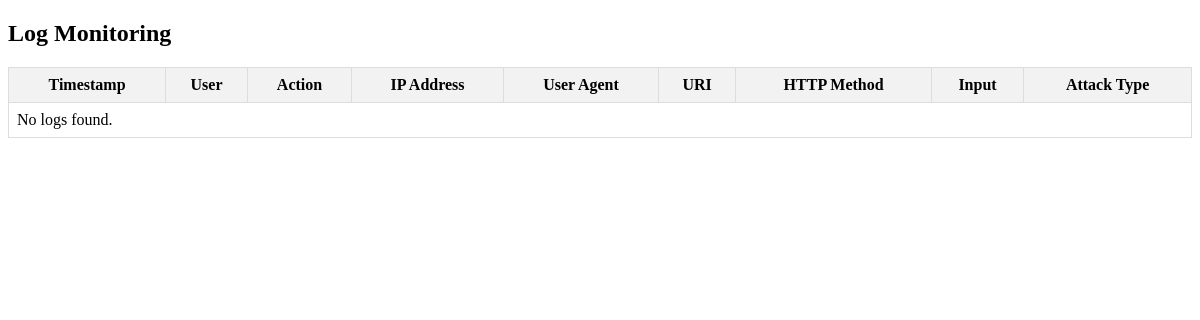
/logs/, run on an earlier commit of the app's database.
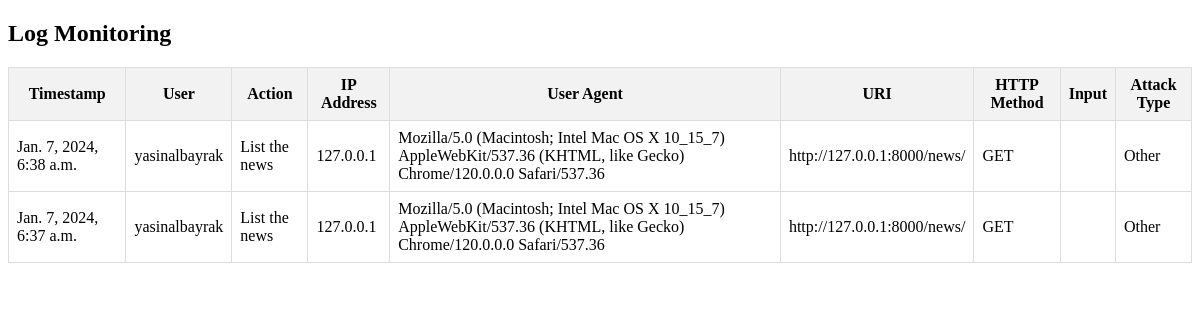
And on a later commit of the database.
### russianNews/models.py (models this page shows, shortened)
class LogEntry(models.Model):
    ATTACK_TYPES = [
        ('PS', 'Port Scan'),
        ('ID', 'Information Disclosure'),
        ('RCE', 'Remote Code Execution'),
        ('OTH', 'Other')
    ]
    created_at = models.DateTimeField(auto_now_add=True)
    user = models.ForeignKey(settings.AUTH_USER_MODEL, on_delete=models.SET_NULL, null=True, blank=True)
    action = models.CharField(max_length=255, null=True)
    ip_address = models.GenericIPAddressField(null=True)
    user_agent = models.TextField(null=True)
    absolute_uri = models.URLField(null=True)
    http_method = models.CharField(max_length=10, null=True)
    input = models.CharField(max_length=255, null=True)
    attackType = models.CharField(max_length=3, choices=ATTACK_TYPES, blank=True, null=True)

class User(AbstractBaseUser, PermissionsMixin):
    ADMIN = 'admin'
    USER = 'user'
    ROLE_CHOICES = [
        (ADMIN, 'Admin'),
        (USER, 'User'),
    ]
    firstname = models.CharField(max_length=100)
    lastname = models.CharField(max_length=100)
    username = models.CharField(max_length=100, unique=True)
    password = models.CharField(max_length=100)
    role = models.CharField(max_length=10, choices=ROLE_CHOICES, default=USER)
    is_active = models.BooleanField(default=True)
    is_staff = models.BooleanField(default=False)
    objects = UserManager()
    USERNAME_FIELD = 'username'
    REQUIRED_FIELDS = []
    groups = models.ManyToManyField(
        'auth.Group',
        verbose_name='groups',
        blank=True,
        related_name="user_set_custom",  # Custom related_name
        help_text='The groups this user belongs to. A user will get all permissions granted to each of their groups.',
    )
    user_permissions = models.ManyToManyField(
        'auth.Permission',
        verbose_name='user permissions',
        blank=True,
        related_name="user_set_custom",  # Custom related_name
        help_text='Specific permissions for this user.',
    )
    def __str__(self):
        return self.username
    class Meta:
        verbose_name = 'user'
        verbose_name_plural = 'users'

### russianNews/views.py (the view)
# urls.py: path('logs/', views.display_logs, name='display_logs'),
def display_logs(request):
    logs = LogEntry.objects.exclude(
        ip_address__isnull=True).order_by('-created_at')
    return render(request, 'logs_display.html', {'logs': logs})

### russianNews/templates/logs_display.html (shortened to what this page needs)
<!DOCTYPE html>
<html lang="en">
<head>
</head>
<body>
    <h2>Log Monitoring</h2>
    <table>
        <tr>
            <th>Timestamp</th>
            <th>User</th>
            <th>Action</th>
            <th>IP Address</th>
            <th>User Agent</th>
            <th>URI</th>
            <th>HTTP Method</th>
            <th>Input</th>
            <th>Attack Type</th>
        </tr>
        {% for log in logs %}
        <tr>
            <td>{{ log.created_at }}</td>
            <td>{{ log.user }}</td>
            <td>{{ log.action }}</td>
            <td>{{ log.ip_address }}</td>
            <td>{{ log.user_agent }}</td>
            <td>{{ log.absolute_uri }}</td>
            <td>{{ log.http_method }}</td>
            <td>{{ log.input }}</td>
            <td>{{ log.get_attackType_display }}</td>
        </tr>
        {% empty %}
        <tr>
            <td colspan="9">No logs found.</td>
        </tr>
        {% endfor %}
    </table>
</body>
</html>

What changed in the data, as far as the page shows it:
added LogEntry: created_at "Jan. 7, 2024, 6:38 a.m.", user "yasinalbayrak", action "List the news", ip_address "127.0.0.1", user_agent "Mozilla/5.0 (Macintosh; Intel Mac OS X 10_15_7) AppleWebKit/537.36 (KHTML, like Gecko) Chrome/120.0.0.0 Safari/537.36", absolute_uri "http://127.0.0.1:8000/news/", http_method "GET", attackType "Other"
added LogEntry: created_at "Jan. 7, 2024, 6:37 a.m.", user "yasinalbayrak", action "List the news", ip_address "127.0.0.1", user_agent "Mozilla/5.0 (Macintosh; Intel Mac OS X 10_15_7) AppleWebKit/537.36 (KHTML, like Gecko) Chrome/120.0.0.0 Safari/537.36", absolute_uri "http://127.0.0.1:8000/news/", http_method "GET", attackType "Other"
Also different on the page:
text no longer shown: "No logs found."
